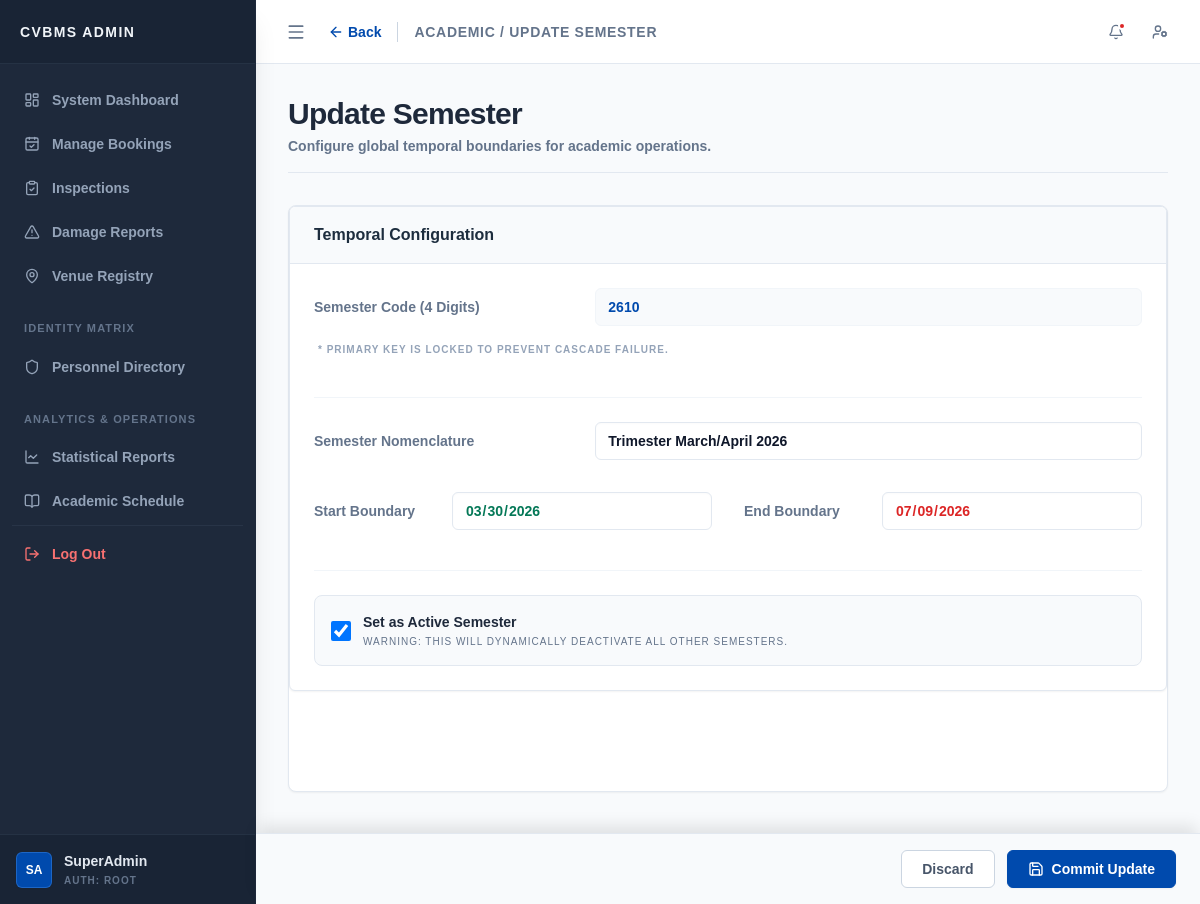
/admin/add_semester.php?id=2610 (signed in), run on the app's committed database.
### tables this page shows
CREATE TABLE `semester_config` (
  `sem_id` int(4) UNSIGNED NOT NULL,
  `sem_name` varchar(50) NOT NULL,
  `start_date` date NOT NULL,
  `end_date` date NOT NULL,
  `is_active` tinyint(1) NOT NULL DEFAULT 0,
  `is_booking_open` tinyint(1) NOT NULL DEFAULT 0
);

### core/repositories/SemesterRepository.php (called while the page is built, shortened)
<?php
class SemesterRepository
{
    private mysqli $conn;
    public function __construct(mysqli $conn)
    {
        $this->conn = $conn;
    }
    public function getSemesterById(int $sem_id): ?array
    {
        $stmt = $this->conn->prepare("SELECT * FROM semester_config WHERE sem_id = ?");
        $stmt->bind_param("i", $sem_id);
        $stmt->execute();
        $result = $stmt->get_result();
        return $result->num_rows > 0 ? $result->fetch_assoc() : null;
    }
}
?>

### admin/add_semester.php (the view, shortened to what this page needs)
<?php
require_once __DIR__ . '/../config/db.php';
require_once __DIR__ . '/../core/repositories/SemesterRepository.php';
$semesterRepo = new SemesterRepository($conn);
$sem_id = isset($_GET['id']) ? intval($_GET['id']) : 0;
$mode = ($sem_id > 0) ? 'Update' : 'Create';
$semester = null;
if ($mode === 'Update')
{
    $semester = $semesterRepo->getSemesterById($sem_id);
}
$topbar_content = '
<div class="flex items-center">
    <a href="semester_management.php" class="text-sm font-bold text-[#004aad] hover:text-[#003882] flex items-center mr-4 transition-colors">
        <i data-lucide="arrow-left" class="w-4 h-4 mr-1"></i> Back
    </a>
    <h2 class="text-sm font-bold text-slate-500 uppercase tracking-wider border-l border-slate-300 pl-4">Academic / ' . $mode . ' Semester</h2>
</div>';
require_once __DIR__ . '/../core/components/FioriFormBuilder.php';
?>
<form action="../actions/process_semester.php" method="POST" id="semesterForm" class="bg-white rounded-lg shadow-sm border border-slate-200 relative mb-20">
    <div class="p-0">
        <div class="fiori-form-container">
            <div class="fiori-section-header">
                <h2 class="text-base font-bold text-[#1d2d3e]">Temporal Configuration</h2>
            </div>
            <div class="p-6 grid grid-cols-1 lg:grid-cols-12 gap-8">
                <div class="lg:col-span-12 space-y-4">
                    <?php
                    $semIdOptions = [
                        'required' => true,
                        'placeholder' => 'e.g., 2610'
                    ];
                    if ($mode === 'Update')
                    {
                        $semIdOptions['readonly'] = true;
                        $semIdOptions['extra_css'] = 'font-mono font-bold text-indigo-700 bg-slate-50 cursor-not-allowed';
                    } else
                    {
                        $semIdOptions['min'] = '1000';
                        $semIdOptions['max'] = '9999';
                        $semIdOptions['extra_css'] = 'font-mono font-bold';
                    }
                    echo FB::input('number', 'sem_id', 'Semester Code (4 Digits)', $sem_id > 0 ? $sem_id : '', $semIdOptions);
                    if ($mode === 'Update')
                    {
                        echo '<p class="text-[10px] text-slate-400 mt-1 uppercase tracking-widest pl-1">* Primary Key is locked to prevent cascade failure.</p>';
                    }
                    ?>
                </div>
                <div class="lg:col-span-12 border-t border-slate-100 pt-6 mt-2">
                    <?php
                    echo FB::input('text', 'sem_name', 'Semester Nomenclature', $semester['sem_name'] ?? '', [
                        'required' => true,
                        'placeholder' => 'e.g., 2026 Trimester 1'
                    ]);
                    ?>
                </div>
                <div class="lg:col-span-6 space-y-4">
                    <?php
                    echo FB::input('date', 'start_date', 'Start Boundary', $semester['start_date'] ?? '', [
                        'required' => true,
                        'extra_css' => 'font-mono text-emerald-700 font-bold'
                    ]);
                    ?>
                </div>
                <div class="lg:col-span-6 space-y-4">
                    <?php
                    echo FB::input('date', 'end_date', 'End Boundary', $semester['end_date'] ?? '', [
                        'required' => true,
                        'extra_css' => 'font-mono text-red-600 font-bold'
                    ]);
                    ?>
                </div>
                <div class="lg:col-span-12 border-t border-slate-100 pt-6 mt-2">
                    <label class="flex items-center space-x-3 cursor-pointer p-4 bg-slate-50 rounded-lg border border-slate-200 hover:bg-slate-100 transition-colors">
                        <input type="checkbox" name="is_active" value="1" <?php echo ($semester && $semester['is_active'] == 1) ? 'checked' : ''; ?> class="w-5 h-5 rounded border-slate-300 text-indigo-600 focus:ring-indigo-500 cursor-pointer">
                        <div>
                            <span class="block text-sm font-bold text-slate-800">Set as Active Semester</span>
                            <span class="block text-[10px] font-medium text-slate-500 uppercase tracking-widest mt-0.5">Warning: This will dynamically deactivate all other semesters.</span>
                        </div>
                    </label>
                </div>
            </div>
        </div>
    </div>
    <div class="fixed bottom-0 right-0 w-full lg:w-[calc(100%-16rem)] bg-slate-50 border-t border-slate-200 p-4 px-6 flex justify-end space-x-3 z-50 shadow-[0_-10px_15px_-3px_rgba(0,0,0,0.1)]">
        <button type="button" onclick="window.location.href='semester_management.php'" class="px-5 py-2 text-sm font-semibold text-slate-600 bg-white border border-slate-300 rounded-md hover:bg-slate-50 transition-colors">
            Discard
        </button>
        <button type="submit" id="submitBtn" class="px-5 py-2 text-sm font-semibold text-white bg-[#004aad] rounded-md hover:bg-[#003882] shadow-sm transition-colors flex items-center border border-[#004aad]">
            <i data-lucide="save" class="w-4 h-4 mr-2 inline"></i> <?php echo ($mode === 'Update') ? 'Commit Update' : 'Deploy Semester'; ?>
        </button>
    </div>
</form>
<?php
require_once __DIR__ . '/../core/layout.php';
?>

### core/components/FioriFormBuilder.php (shortened to what this page needs)
<?php
class FioriFormBuilder
{
    private static function renderRow(string $label, string $controlHtml): string
    {
        return "
        <div class=\"grid grid-cols-3 gap-4 items-center\">
            <label class=\"" . self::LABEL_CSS . "\">{$label}</label>
            <div class=\"col-span-2 relative\">
                {$controlHtml}
            </div>
        </div>";
    }
    public static function input(string $type, string $name, string $label, ?string $value, array $attrs = []): string
    {
        $attrStr = self::buildAttributes($attrs);
        $css = ($attrs['readonly'] ?? false) ? self::READONLY_CSS : self::INPUT_CSS . ' ' . ($attrs['extra_css'] ?? '');
        $val = htmlspecialchars((string)$value);
        $control = "<input type=\"{$type}\" name=\"{$name}\" value=\"{$val}\" class=\"{$css}\" {$attrStr}>";
        return self::renderRow($label, $control);
    }
    private static function buildAttributes(array $attrs): string
    {
        $compiled = [];
        $booleanAttrs = ['required', 'readonly', 'disabled'];
        foreach ($attrs as $key => $val)
        {
            if (in_array($key, ['prefix', 'suffix', 'extra_css', 'placeholder'])) continue; if (in_array($key, $booleanAttrs))
            {
                if ($val) $compiled[] = $key; } else
                {
                $compiled[] = "{$key}=\"" . htmlspecialchars((string)$val) . "\"";
            }
        }
        return implode(' ', $compiled);
    }
}
?>

### assets/css/admin_css.css (style rules this page uses)
:root { font-size: 100%; }
html, body, body *, button, input, select, textarea { font-family: "Century Gothic", CenturyGothic, "Century", "Century Schoolbook", Arial, sans-serif !important; font-weight: 700; }
:root { --fiori-bg: #ffffff; --fiori-blue: #004aad; --fiori-text: #334155; --fiori-label: #64748b; --fiori-border: #e2e8f0; --fiori-readonly-bg: #f8fafc; --fiori-input-focus: #004aad; --fiori-success: #059669; --fiori-error: #dc2626; }
.fiori-form-container { background: var(--fiori-bg); border: 1px solid var(--fiori-border); border-radius: 0.375rem; margin-bottom: 100px; box-shadow: 0 1px 2px 0 rgba(0, 0, 0, 0.05); transition: border-color 0.2s cubic-bezier(0.4, 0, 0.2, 1), box-shadow 0.2s cubic-bezier(0.4, 0, 0.2, 1); }
.fiori-section-header { background: #f8fafc; border-bottom: 1px solid var(--fiori-border); padding: 1rem 1.5rem; display: flex; justify-content: space-between; align-items: center; border-top-left-radius: 0.375rem; border-top-right-radius: 0.375rem; }
.fiori-input { border: 1px solid var(--fiori-border); border-radius: 0.375rem; height: 38px; padding: 0 12px; font-size: 0.875rem; color: #0f172a; width: 100%; background-color: #ffffff; transition: all 0.2s cubic-bezier(0.4, 0, 0.2, 1); box-shadow: 0 1px 2px 0 rgba(0, 0, 0, 0.02) inset; }
.fiori-readonly { background-color: var(--fiori-readonly-bg); border-color: #f1f5f9; pointer-events: none; color: var(--fiori-label); box-shadow: none; }

### data on the page
semester_config: sem_name "Trimester March/April 2026", start_date "03/30/2026", end_date "07/09/2026", is_active "☑"

### other printed values
$sidebar_brand_label "CVBMS ADMIN"
$_SESSION['full_name'] "SuperAdmin"
$mode "UPDATE"
$page_title "Update Semester"
$page_description "Configure global temporal boundaries for academic operations."
$label "Semester Code (4 Digits) Semester Nomenclature Start Boundary End Boundary"
